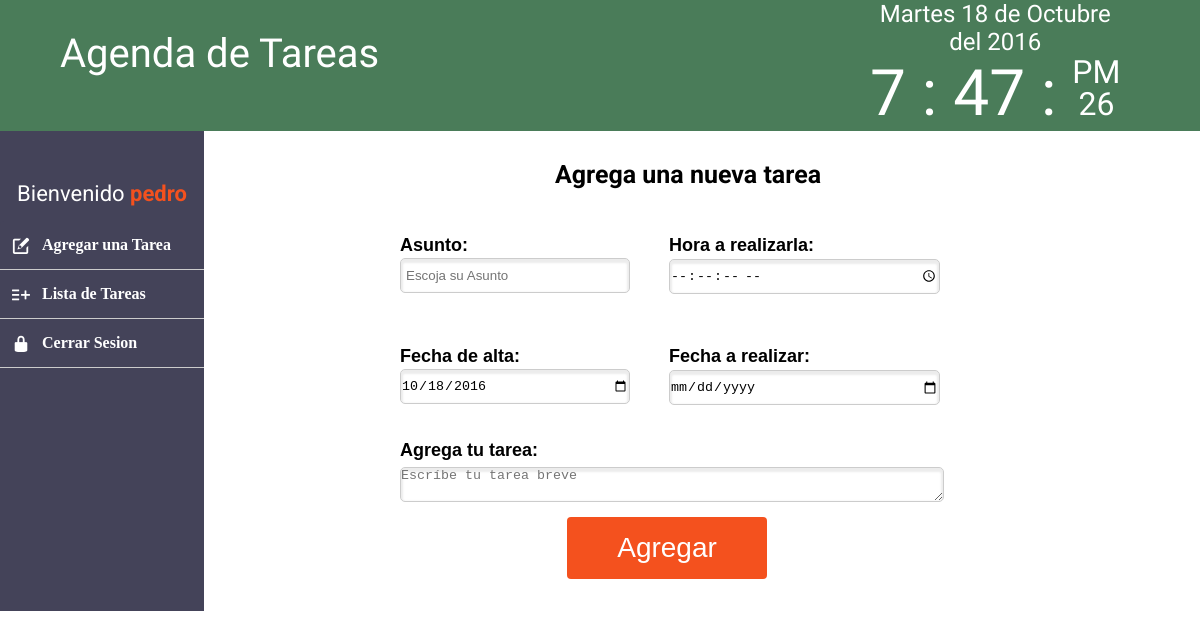
/ (signed in), run on an earlier commit of the app's database.
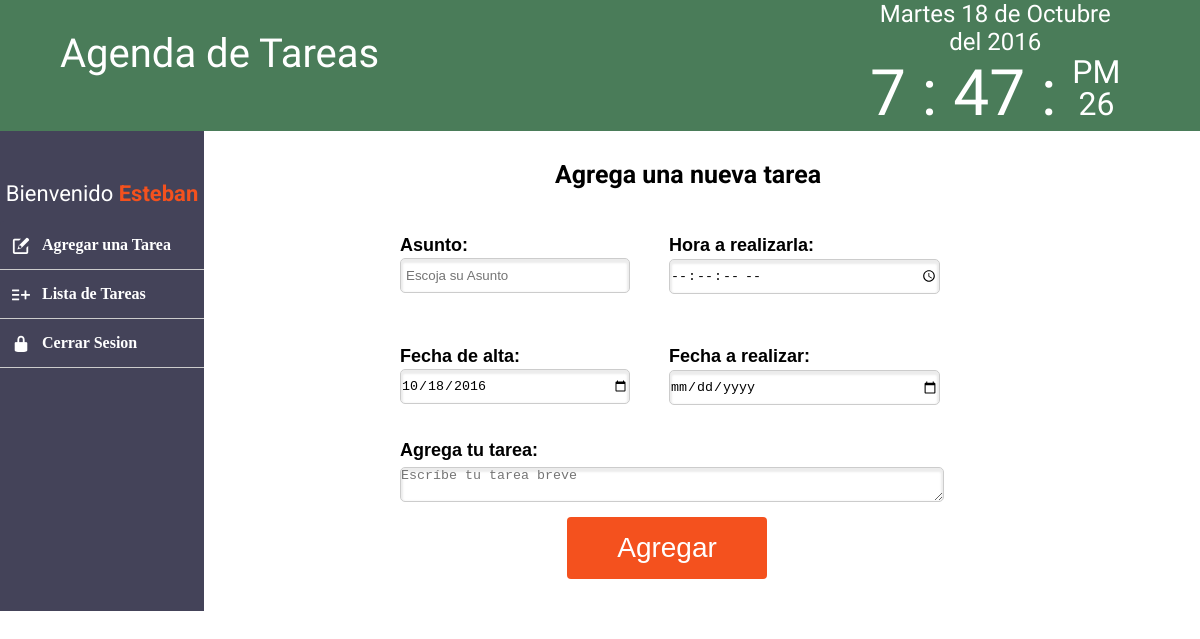
And on a later commit of the database.
### tables this page shows
CREATE TABLE `usuario` (
  `id` int(4) NOT NULL,
  `usuario` varchar(50) NOT NULL,
  `contrasena` varchar(50) NOT NULL
);

### core/bin/functions/users.php (called while the page is built, shortened)
<?php
	function users(){
		$db = new Conexion();
		$sql = $db->query("SELECT * FROM usuario;");
		if($db->rows($sql) > 0){
			while($d = $db->runs($sql)){
				$users[$d['id']] = array(
					'id' => $d['id'],
					'user' => $d['usuario'],
					'pass' => $d['contrasena']
				);
			}
		}
		else
		{
			$users = false;
		}
		return $users;
	}
?>

### core/core.php (called while the page is built, shortened)
<?php
	require('core/models/class.Conexion.php');
	require('core/bin/functions/users.php');
	$users = users();
?>

### core/models/class.Conexion.php (called while the page is built, shortened)
<?php
	class Conexion extends mysqli{
		public function rows($query){
			return mysqli_num_rows($query);
		}
		public function runs($query){
			return mysqli_fetch_array($query);
		}
	}
?>

### html/index/index.php (the view, shortened to what this page needs)
<!DOCTYPE html>
<html lang="en">
<head>
<link rel="stylesheet" href="views/app/css/estiloss.css">
<link rel="stylesheet" href="views/app/fonts/style.css">
</head>
<body>
<article class="panel">
 <article class="panelizquierda">
    <article class="ppanel">
        <p class="ppanel2">Agenda de Tareas</p>
    </article>
  </article>
   <article class="panelderecha">
	<div class="wrap">
			<div class="widget">
				<div class="fecha">
					<p id="diaSemana" class="diaSemana">Martes</p>
					<p id="dia" class="dia">27</p>
					<p>de </p>
					<p id="mes" class="mes">Octubre</p>
					<p>del </p>
					<p id="year" class="year">2015</p>
				</div>
				<div class="reloj">
					<p id="horas" class="horas">11</p>
					<p>:</p>
					<p id="minutos" class="minutos">48</p>
					<p>:</p>
					<div class="caja-segundos">
						<p id="ampm" class="ampm">AM</p>
						<p id="segundos" class="segundos">12</p>
					</div>
				</div>
			</div>
		</div>
	</article>
	</article>
	<article class="contenedor">
		<article class="contpanel">
			<article class="contpanelizqui">
        <div class="">
          <p class="bienid">Bienvenido <strong ><?=$users[$_SESSION['app_id']]['user']?></strong></p>
        </div>
				<ul id="accordion" class="accordion">
					<li>
					 <li class="link"><a href="?view=index"><i class="icon-new-message"></i>Agregar una Tarea</a></li>
					</li>
					<li>
					 <li class="link"><a href="?view=lista"><i class="icon-add-to-list"></i>Lista de Tareas</a></li>
					</li>
					<li>
					 <li class="link"><a href="?view=logout"><i class="icon-lock"></i>Cerrar Sesion</a></li>
					</li>
	            </ul>
			</article>
			<article class="contpaneldere">
			<form class="formuno" 	action="" method="POST">
				<h1 class="agrega">Agrega una nueva tarea</h1>
			    <div id="cote">
			        <div class="izq">
			            <label class="ema">Asunto:</label><br>
			            <input class="emai" name="asunto" placeholder="Escoja su Asunto" required list="listaasunto">
			        </div>
			        <div class="der">
			           <label class="ema">Hora a realizarla:</label><br>
			           <input class="emai" type="time" name="hora" value="" max="" min="" step="1">
			        </div>
   				</div> <br>
   				<div id="cote">
			        <div class="izq">
			            <label class="ema">Fecha de alta:</label><br>
			            <input type="date" name="fecha_alta" class="emai" value="<?=date("Y-m-d");?>" required/>
			        </div>
			        <div class="der">
			           <label class="ema">Fecha a realizar:</label><br>
			           <input type="date" class="emai" name="fecha_realizar" required/>
			        </div>
   				</div> <br>
   				<label class="ema">Agrega tu tarea:</label><br>
				    <textarea id="areac" class="emai"  name="textarea" rows="" cols="" placeholder="Escríbe tu tarea breve" required/></textarea><br>
				    <button class="button" style="vertical-align:middle"><span>Agregar</span></button>
			</form>
			</article>
		</article>
	</article>
</body>
</html>

### index.php
<?php
require 'core/core.php';
if (isset($_GET['view'])) {
    if (file_exists('core/controllers/' . strtolower($_GET['view']) . 'Controller.php')) {
        include 'core/controllers/' . strtolower($_GET['view']) . 'Controller.php';
    } else {
        include 'core/controllers/errorController.php';
    }
} else {
    include 'core/controllers/indexController.php';
}

### core/controllers/indexController.php
<?php
	if (!isset($_SESSION['app_id'])){
		include(HTML_DIR.'public/goLogin.php');
	}
	else
	{
		include('html/index/index.php');
	}
?>

### views/app/css/estiloss.css (style rules this page uses)
* { box-sizing: border-box; -moz-box-sizing: border-box; -webkit-box-sizing: border-box; margin: 0; padding: 0; }
.panel { width: 100%; background-color: #4a7c59; }
.panelizquierda, .panelderecha { display: inline-block; vertical-align: top; }
.panelizquierda { color: white; margin-top: 2.5%; margin-left: 5% }
.ppanel2 { font-family: 'Oswald', sans-serif; font-size: 40px; }
.panelderecha { width: 22%; margin-left: 40%; }
.widget { width: 100%; color: white; }
.widget p { display: inline-block; line-height: 1em; }
.fecha { font-family: 'Oswald', sans-serif; text-align: center; font-size: 1.5em; width: 100%; }
.reloj { font-family: 'Oswald', sans-serif; text-align: center; font-size: 4em; width: 100%; }
.reloj .caja-segundos { display: inline-block; }
.reloj .segundos, .reloj .ampm { font-size: 2rem; display: block; }
.contenedor { width: 100%; }
.contpanel { height: 480px; }
.contpanelizqui, .contpaneldere { display: inline-block; vertical-align: top; }
.contpanelizqui { width: 17%; background-color: #444359; height: 480px; }
.contpaneldere { width: 80%; }
ul { list-style-type: none; }
a { color: white; text-decoration: none; }
.accordion { width: 100%; margin: 15px auto 20px; background: #FFF; -webkit-border-radius: 4px; -moz-border-radius: 4px; border-radius: 4px; background-color: #444359; }
.link { cursor: pointer; display: block; padding: 15px 15px 15px 42px; color: white; font-size: 16px; font-weight: 700; border-bottom: 1px solid #CCC; position: relative; -webkit-transition: all 0.4s ease; -o-transition: all 0.4s ease; transition: all 0.4s ease; }
.accordion li i { position: absolute; top: 16px; left: 12px; font-size: 18px; color: white; -webkit-transition: all 0.4s ease; -o-transition: all 0.4s ease; transition: all 0.4s ease; }
.formuno { width: 60%; margin: 0 auto; margin-top: 3%; }
.agrega { text-align: center; font-family: 'Roboto', sans-serif; font-size: 25px; margin-bottom: 5%; }
.ema { font-size: 18px; font-family: arial; font-weight: bold; }
.emai { height: 35px; border-radius: 5px; margin-top: 1%; border: 1px solid #ccc; width: 100%; -webkit-box-shadow: inset 0 2px 2px 2px rgba(0, 0, 0, .075); -moz-box-shadow: inset 0 2px 2px 2px rgba(0, 0, 0, .075); box-shadow: inset 0 2px 2px 2px rgba(0, 0, 0, .075); transition: border-color ease-in-out .15s, box-shadow ease-in-out .15s; }
.der, .izq { display: inline-block; vertical-align: top; }
.der { width: 50%; padding: 3% 0px 3% 3%; }
.izq { width: 43%; padding: 3% 3% 3% 0px; }
#cote { overflow: hidden; }
#areac { width: 94.5%; border-radius: 5px; box-sizing: border-box; }
.button { display: inline-block; border-radius: 4px; background-color: #f4511e; border: none; color: #FFFFFF; text-align: center; font-size: 28px; padding: 15px; width: 200px; transition: all 0.5s; cursor: pointer; margin-top: 2%; margin-left: 29%; }
.button span { cursor: pointer; display: inline-block; position: relative; transition: 0.5s; }
.button span:after { content: '»'; position: absolute; opacity: 0; top: 0; right: -20px; transition: 0.5s; }
.bienid { color: white; font-size: 22px; font-family: 'Roboto', sans-serif; margin-top: 50px; text-align: center; }
strong { color: #f4511e; }

What changed in the data, as far as the page shows it:
now on this page (row edited): usuario: usuario "Esteban"
Also different on the page:
$users[$_SESSION['app_id']]['user']: "pedro" → (not shown)
